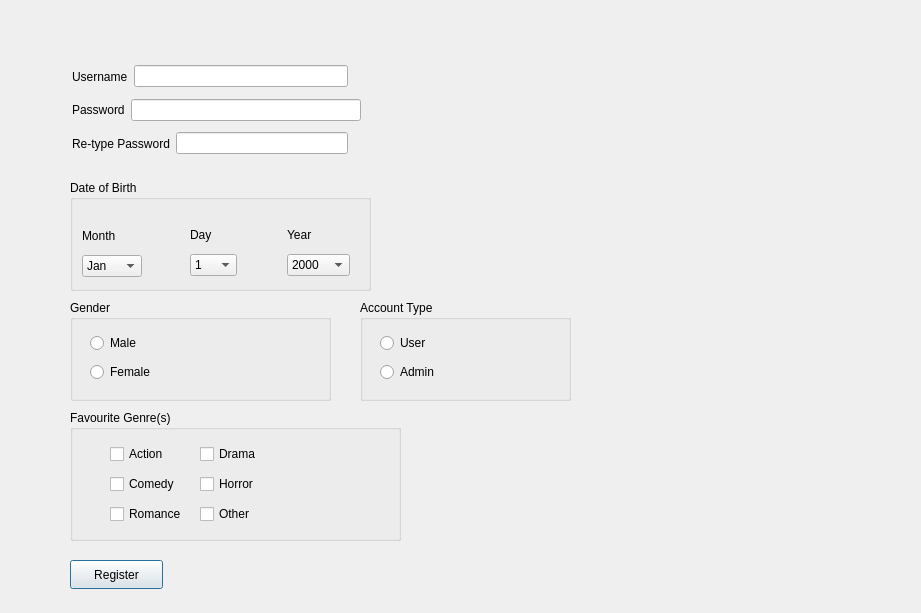
<?xml version="1.0" encoding="UTF-8"?>
<ui version="4.0">
 <class>RegisterWindow</class>
 <widget class="QDialog" name="RegisterWindow">
  <property name="geometry">
   <rect>
    <x>0</x>
    <y>0</y>
    <width>921</width>
    <height>613</height>
   </rect>
  </property>
  <property name="windowTitle">
   <string>Dialog</string>
  </property>
  <widget class="QGroupBox" name="groupBox">
   <property name="geometry">
    <rect>
     <x>70</x>
     <y>180</y>
     <width>301</width>
     <height>111</height>
    </rect>
   </property>
   <property name="title">
    <string>Date of Birth</string>
   </property>
   <widget class="QWidget" name="">
    <property name="geometry">
     <rect>
      <x>120</x>
      <y>41</y>
      <width>47</width>
      <height>55</height>
     </rect>
    </property>
    <layout class="QVBoxLayout" name="verticalLayout_2">
     <item>
      <widget class="QLabel" name="label_8">
       <property name="text">
        <string>Day</string>
       </property>
      </widget>
     </item>
     <item>
      <widget class="QComboBox" name="comboBox_2">
       <item>
        <property name="text">
         <string>1</string>
        </property>
       </item>
       <item>
        <property name="text">
         <string>2</string>
        </property>
       </item>
       <item>
        <property name="text">
         <string>3</string>
        </property>
       </item>
       <item>
        <property name="text">
         <string>4</string>
        </property>
       </item>
       <item>
        <property name="text">
         <string>5</string>
        </property>
       </item>
       <item>
        <property name="text">
         <string>6</string>
        </property>
       </item>
       <item>
        <property name="text">
         <string>7</string>
        </property>
       </item>
       <item>
        <property name="text">
         <string>8</string>
        </property>
       </item>
       <item>
        <property name="text">
         <string>9</string>
        </property>
       </item>
       <item>
        <property name="text">
         <string>10</string>
        </property>
       </item>
       <item>
        <property name="text">
         <string>11</string>
        </property>
       </item>
       <item>
        <property name="text">
         <string>12</string>
        </property>
       </item>
       <item>
        <property name="text">
         <string>13</string>
        </property>
       </item>
       <item>
        <property name="text">
         <string>14</string>
        </property>
       </item>
       <item>
        <property name="text">
         <string>15</string>
        </property>
       </item>
       <item>
        <property name="text">
         <string>16</string>
        </property>
       </item>
       <item>
        <property name="text">
         <string>17</string>
        </property>
       </item>
       <item>
        <property name="text">
         <string>18</string>
        </property>
       </item>
       <item>
        <property name="text">
         <string>19</string>
        </property>
       </item>
       <item>
        <property name="text">
         <string>20</string>
        </property>
       </item>
       <item>
        <property name="text">
         <string>21</string>
        </property>
       </item>
       <item>
        <property name="text">
         <string>22</string>
        </property>
       </item>
       <item>
        <property name="text">
         <string>23</string>
        </property>
       </item>
       <item>
        <property name="text">
         <string>24</string>
        </property>
       </item>
       <item>
        <property name="text">
         <string>25</string>
        </property>
       </item>
       <item>
        <property name="text">
         <string>26</string>
        </property>
       </item>
       <item>
        <property name="text">
         <string>27</string>
        </property>
       </item>
       <item>
        <property name="text">
         <string>28</string>
        </property>
       </item>
       <item>
        <property name="text">
         <string>29</string>
        </property>
       </item>
       <item>
        <property name="text">
         <string>30</string>
        </property>
       </item>
       <item>
        <property name="text">
         <string>31</string>
        </property>
       </item>
      </widget>
     </item>
    </layout>
   </widget>
   <widget class="QWidget" name="">
    <property name="geometry">
     <rect>
      <x>12</x>
      <y>42</y>
      <width>60</width>
      <height>55</height>
     </rect>
    </property>
    <layout class="QVBoxLayout" name="verticalLayout">
     <item>
      <widget class="QLabel" name="label_7">
       <property name="text">
        <string>Month</string>
       </property>
      </widget>
     </item>
     <item>
      <widget class="QComboBox" name="comboBox">
       <item>
        <property name="text">
         <string>Jan</string>
        </property>
       </item>
       <item>
        <property name="text">
         <string>Feb</string>
        </property>
       </item>
       <item>
        <property name="text">
         <string>Mar</string>
        </property>
       </item>
       <item>
        <property name="text">
         <string>Apr</string>
        </property>
       </item>
       <item>
        <property name="text">
         <string>May</string>
        </property>
       </item>
       <item>
        <property name="text">
         <string>Jun</string>
        </property>
       </item>
       <item>
        <property name="text">
         <string>Jul</string>
        </property>
       </item>
       <item>
        <property name="text">
         <string>Aug</string>
        </property>
       </item>
       <item>
        <property name="text">
         <string>Sep</string>
        </property>
       </item>
       <item>
        <property name="text">
         <string>Oct</string>
        </property>
       </item>
       <item>
        <property name="text">
         <string>Nov</string>
        </property>
       </item>
       <item>
        <property name="text">
         <string>Dec</string>
        </property>
       </item>
      </widget>
     </item>
    </layout>
   </widget>
   <widget class="QWidget" name="">
    <property name="geometry">
     <rect>
      <x>217</x>
      <y>41</y>
      <width>63</width>
      <height>55</height>
     </rect>
    </property>
    <layout class="QVBoxLayout" name="verticalLayout_3">
     <item>
      <widget class="QLabel" name="label_9">
       <property name="text">
        <string>Year</string>
       </property>
      </widget>
     </item>
     <item>
      <widget class="QComboBox" name="comboBox_3">
       <item>
        <property name="text">
         <string>2000</string>
        </property>
       </item>
       <item>
        <property name="text">
         <string>2001</string>
        </property>
       </item>
       <item>
        <property name="text">
         <string>2002</string>
        </property>
       </item>
       <item>
        <property name="text">
         <string>2003</string>
        </property>
       </item>
       <item>
        <property name="text">
         <string>2004</string>
        </property>
       </item>
       <item>
        <property name="text">
         <string>2005</string>
        </property>
       </item>
      </widget>
     </item>
    </layout>
   </widget>
  </widget>
  <widget class="QGroupBox" name="groupBox_2">
   <property name="geometry">
    <rect>
     <x>70</x>
     <y>300</y>
     <width>261</width>
     <height>101</height>
    </rect>
   </property>
   <property name="title">
    <string>Gender</string>
   </property>
   <widget class="QWidget" name="">
    <property name="geometry">
     <rect>
      <x>20</x>
      <y>30</y>
      <width>77</width>
      <height>57</height>
     </rect>
    </property>
    <layout class="QVBoxLayout" name="verticalLayout_5">
     <item>
      <widget class="QRadioButton" name="radioButton">
       <property name="text">
        <string>Male</string>
       </property>
      </widget>
     </item>
     <item>
      <widget class="QRadioButton" name="radioButton_2">
       <property name="text">
        <string>Female</string>
       </property>
      </widget>
     </item>
    </layout>
   </widget>
  </widget>
  <widget class="QGroupBox" name="groupBox_3">
   <property name="geometry">
    <rect>
     <x>360</x>
     <y>300</y>
     <width>211</width>
     <height>101</height>
    </rect>
   </property>
   <property name="title">
    <string>Account Type</string>
   </property>
   <widget class="QWidget" name="">
    <property name="geometry">
     <rect>
      <x>20</x>
      <y>30</y>
      <width>73</width>
      <height>57</height>
     </rect>
    </property>
    <layout class="QVBoxLayout" name="verticalLayout_6">
     <item>
      <widget class="QRadioButton" name="radioButton_3">
       <property name="text">
        <string>User</string>
       </property>
      </widget>
     </item>
     <item>
      <widget class="QRadioButton" name="radioButton_4">
       <property name="text">
        <string>Admin</string>
       </property>
      </widget>
     </item>
    </layout>
   </widget>
  </widget>
  <widget class="QGroupBox" name="groupBox_4">
   <property name="geometry">
    <rect>
     <x>70</x>
     <y>410</y>
     <width>331</width>
     <height>131</height>
    </rect>
   </property>
   <property name="title">
    <string>Favourite Genre(s)</string>
   </property>
   <widget class="QWidget" name="">
    <property name="geometry">
     <rect>
      <x>40</x>
      <y>30</y>
      <width>174</width>
      <height>90</height>
     </rect>
    </property>
    <layout class="QHBoxLayout" name="horizontalLayout">
     <item>
      <layout class="QVBoxLayout" name="verticalLayout_7">
       <item>
        <widget class="QCheckBox" name="checkBox">
         <property name="text">
          <string>Action</string>
         </property>
        </widget>
       </item>
       <item>
        <widget class="QCheckBox" name="checkBox_2">
         <property name="text">
          <string>Comedy</string>
         </property>
        </widget>
       </item>
       <item>
        <widget class="QCheckBox" name="checkBox_3">
         <property name="text">
          <string>Romance</string>
         </property>
        </widget>
       </item>
      </layout>
     </item>
     <item>
      <layout class="QVBoxLayout" name="verticalLayout_8">
       <item>
        <widget class="QCheckBox" name="checkBox_4">
         <property name="text">
          <string>Drama</string>
         </property>
        </widget>
       </item>
       <item>
        <widget class="QCheckBox" name="checkBox_5">
         <property name="text">
          <string>Horror</string>
         </property>
        </widget>
       </item>
       <item>
        <widget class="QCheckBox" name="checkBox_6">
         <property name="text">
          <string>Other</string>
         </property>
        </widget>
       </item>
      </layout>
     </item>
    </layout>
   </widget>
  </widget>
  <widget class="QLabel" name="all_fields">
   <property name="geometry">
    <rect>
     <x>230</x>
     <y>560</y>
     <width>63</width>
     <height>20</height>
    </rect>
   </property>
   <property name="text">
    <string/>
   </property>
  </widget>
  <widget class="QPushButton" name="pushButton">
   <property name="geometry">
    <rect>
     <x>70</x>
     <y>560</y>
     <width>93</width>
     <height>29</height>
    </rect>
   </property>
   <property name="text">
    <string>Register</string>
   </property>
  </widget>
  <widget class="QLabel" name="label_age">
   <property name="geometry">
    <rect>
     <x>390</x>
     <y>240</y>
     <width>63</width>
     <height>20</height>
    </rect>
   </property>
   <property name="text">
    <string/>
   </property>
  </widget>
  <widget class="QWidget" name="">
   <property name="geometry">
    <rect>
     <x>72</x>
     <y>60</y>
     <width>289</width>
     <height>100</height>
    </rect>
   </property>
   <layout class="QVBoxLayout" name="verticalLayout_4">
    <item>
     <layout class="QHBoxLayout" name="horizontalLayout_2">
      <item>
       <widget class="QLabel" name="label_username">
        <property name="text">
         <string>Username</string>
        </property>
       </widget>
      </item>
      <item>
       <widget class="QLineEdit" name="lineEdit_username"/>
      </item>
      <item>
       <widget class="QLabel" name="label_user_error">
        <property name="text">
         <string/>
        </property>
       </widget>
      </item>
     </layout>
    </item>
    <item>
     <layout class="QHBoxLayout" name="horizontalLayout_3">
      <item>
       <widget class="QLabel" name="label_2">
        <property name="text">
         <string>Password</string>
        </property>
       </widget>
      </item>
      <item>
       <widget class="QLineEdit" name="lineEdit_2"/>
      </item>
     </layout>
    </item>
    <item>
     <layout class="QHBoxLayout" name="horizontalLayout_4">
      <item>
       <widget class="QLabel" name="label_3">
        <property name="text">
         <string>Re-type Password</string>
        </property>
       </widget>
      </item>
      <item>
       <widget class="QLineEdit" name="lineEdit_3"/>
      </item>
      <item>
       <widget class="QLabel" name="label_pass_error">
        <property name="text">
         <string/>
        </property>
       </widget>
      </item>
     </layout>
    </item>
   </layout>
  </widget>
 </widget>
 <resources/>
 <connections/>
</ui>
